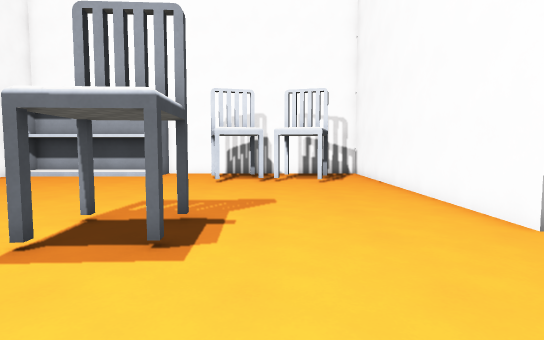
View 1 (above)

19 first-person views from a walk through a level from a Godot 3-D game. The camera is 1.4 m above the floor, tilts 4° down and sees 80° across. The floor is counted in squares, 1 m on a side. Each view is taken from the middle of a square. On the plan, view 1 faces up. The plan holds only what a view shows up to about 15 squares ahead; the rest is blank. Characters and animated objects are not drawn. Surface patterns are stand-ins for the level's own textures.

View 2
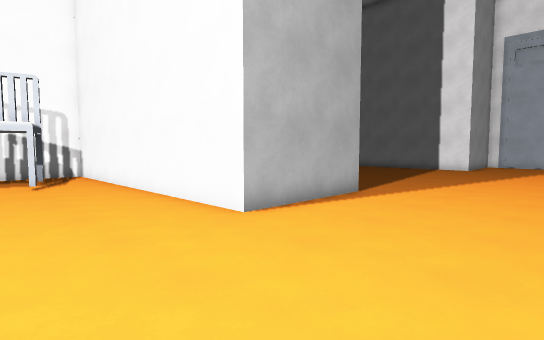

View 3
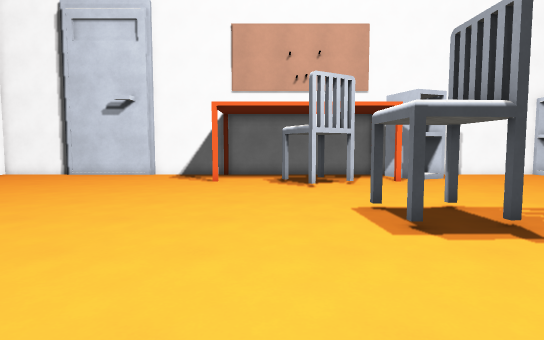

View 4
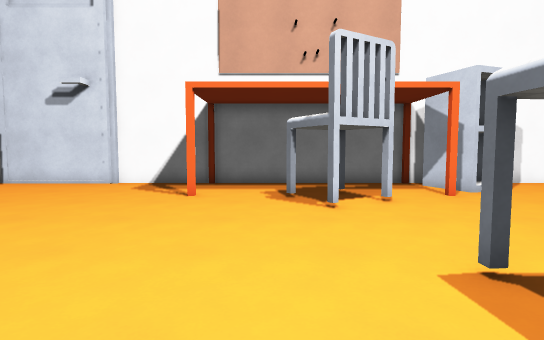

View 5
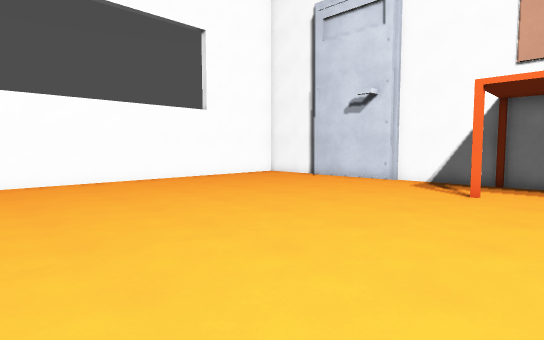

View 6
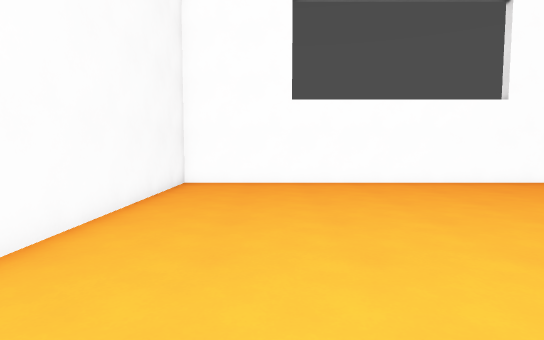

View 7
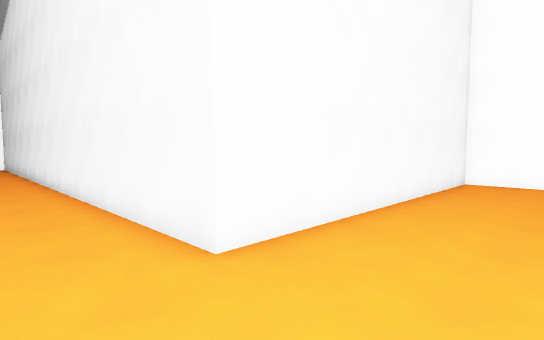

View 8
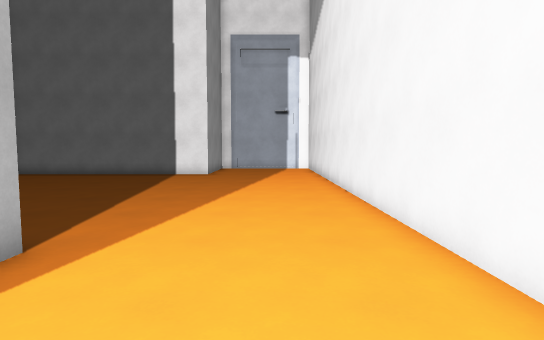

View 9
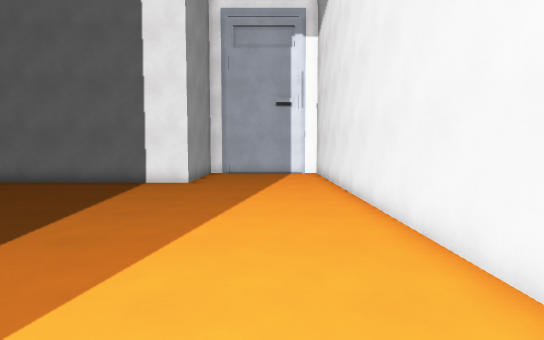

View 10
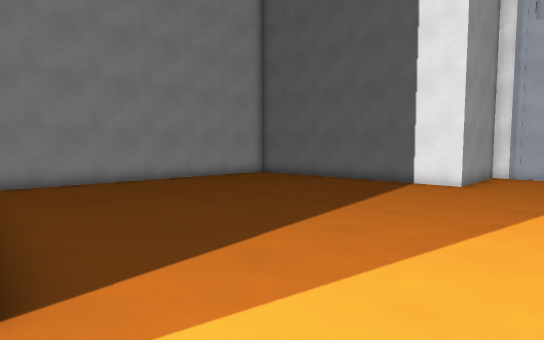

View 11
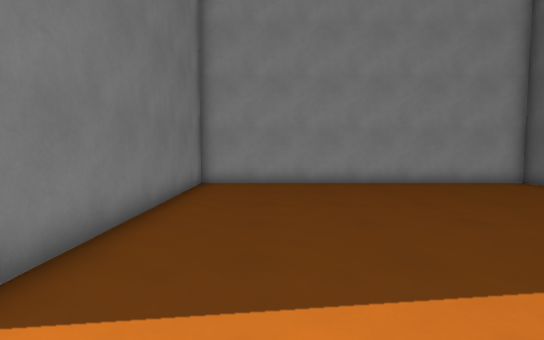

View 12
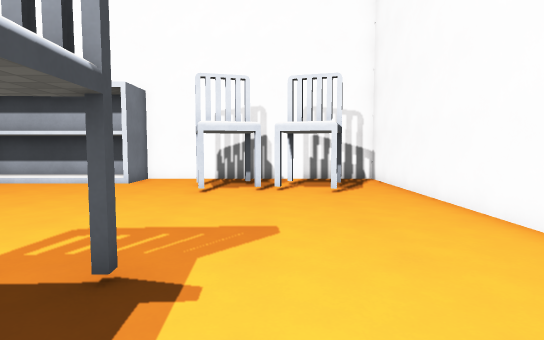

View 13
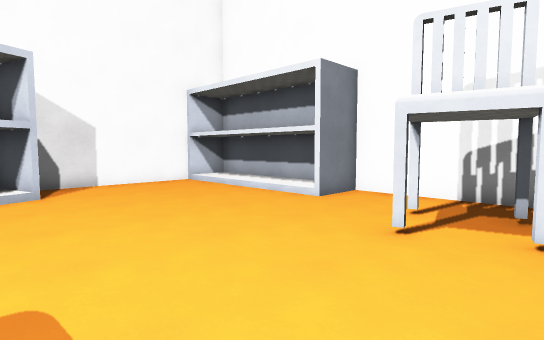

View 14
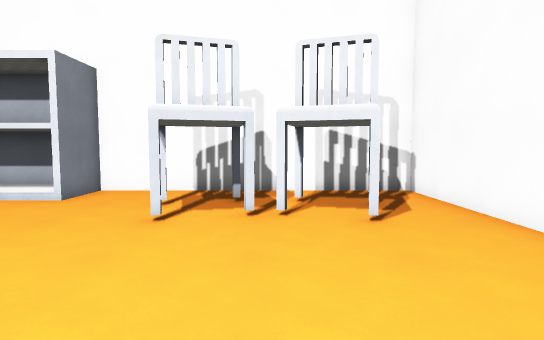

View 15
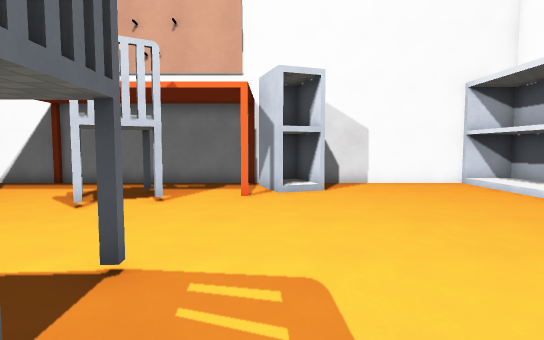

View 16
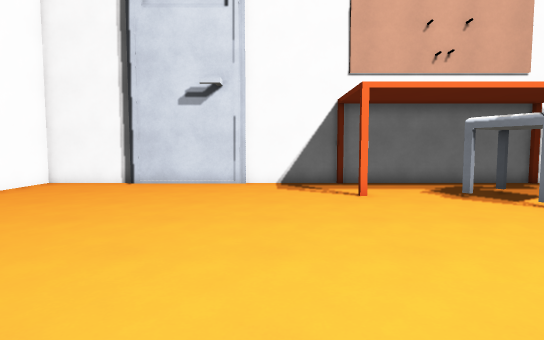

View 17
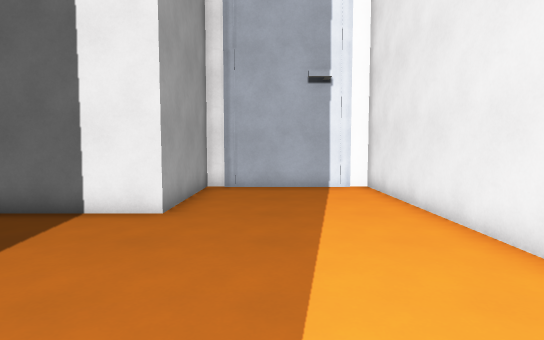

View 18
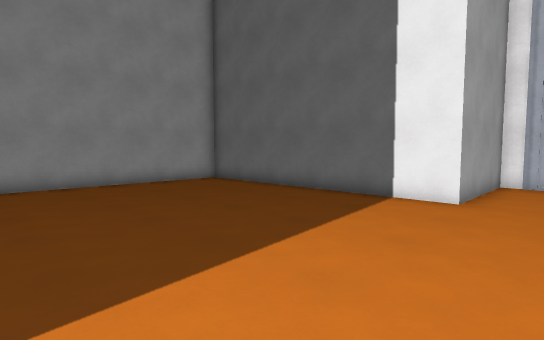

View 19
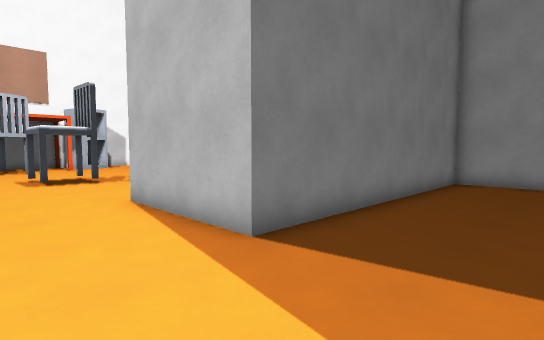

### Floor plan
Key: @ floor where view 1 was taken; # wall or solid block; . main floor; : floor 0.25 m higher than the main floor.
Columns run from 13 left of view 1 to 27 right of it. Each row starts with its distance up from view 1.
 18        ############
 17 ########..........#
 16 #::::::#..........#   ##############
 15 #.........#.#.....#   #............#
 14 #............#....#   #............#
 13 #..........#...#..#   #............#
 12 #.................#   #............#
 11 #.................#   #............#
 10 #.................#   #............#
  9 ###...............#   #............#
  8 ####..............#   #............#
  7 #...#.............#   #............#
  6 #........#........#####............#####
  5 #...#..................................##
  4 #..#......#.............................#
  3 #...#...................................#
  2 #.......................................#
  1 #.......................................#
  0 #...#........@..........................#
 -1 #.................#######################
 -2 #.................#
 -3 #.................#
 -4 #.................#
 -5 #.................#
 -6 #.................#
 -7 #.................#
 -8 #.................#
 -9 #.................#
-10 #.................#
-11 #.................#
-12 ###################

Where each view was taken, in squares from view 1:
view 1: 0 up, 0 right, facing up
view 2: 0 up, 0 right, facing up-right
view 3: 2 up, 4 right, facing left
view 4: 2 up, 0 right, facing left
view 5: 2 up, 1 right, facing down-left
view 6: 1 up, 1 right, facing down
view 7: 2 up, 1 right, facing down-right
view 8: 2 up, 5 right, facing right
view 9: 2 up, 9 right, facing right
view 10: 2 up, 9 right, facing up-right
view 11: 3 up, 12 right, facing up
view 12: 3 up, 0 right, facing up
view 13: 8 up, 0 right, facing up-left
view 14: 7 up, 0 right, facing up
view 15: 8 up, 0 right, facing left
view 16: 3 down, 0 right, facing left
view 17: 3 up, 15 right, facing right
view 18: 3 up, 13 right, facing up-right
view 19: 2 up, 13 right, facing up-left
